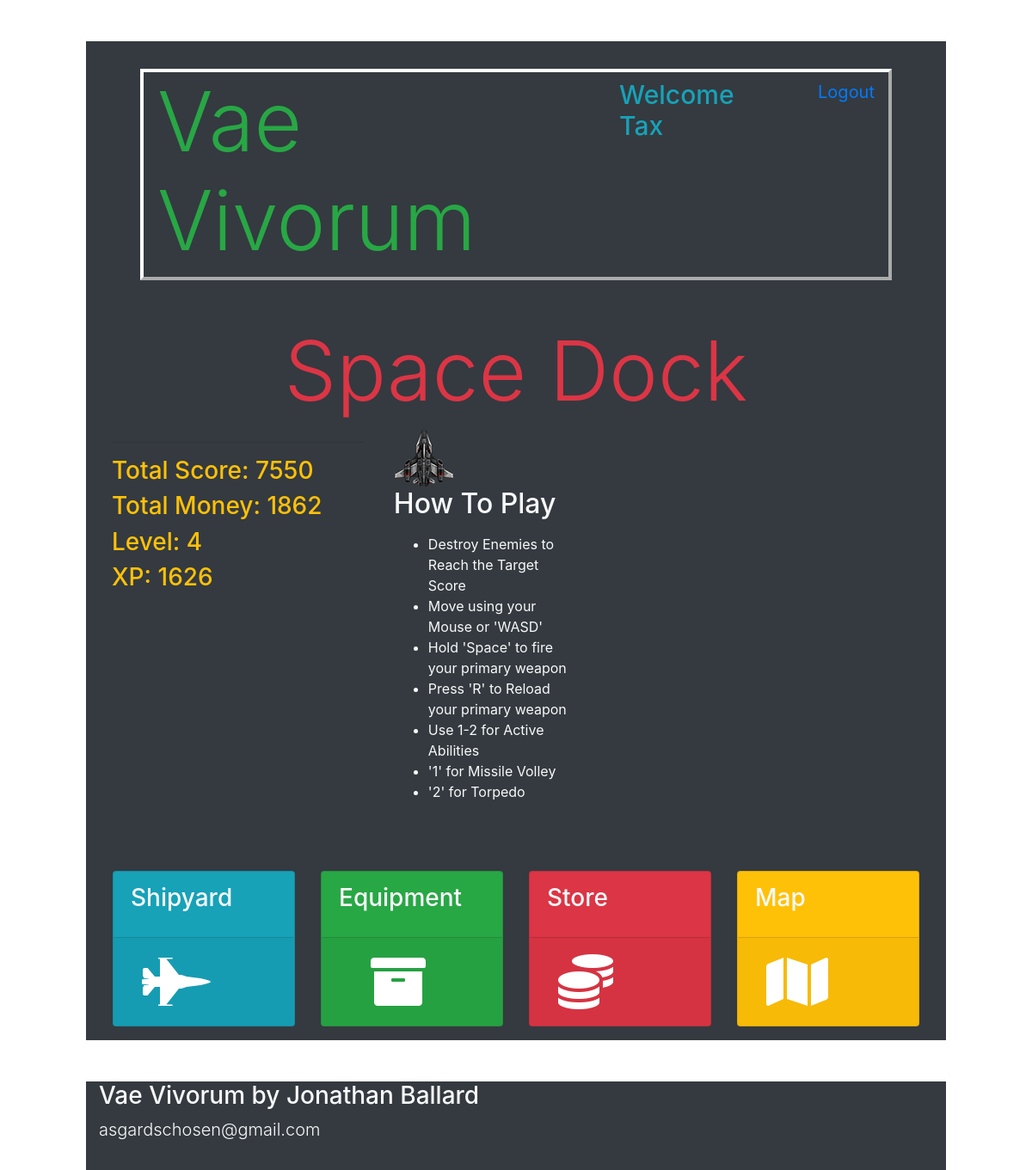
The app's page /dock (signed in), older data.
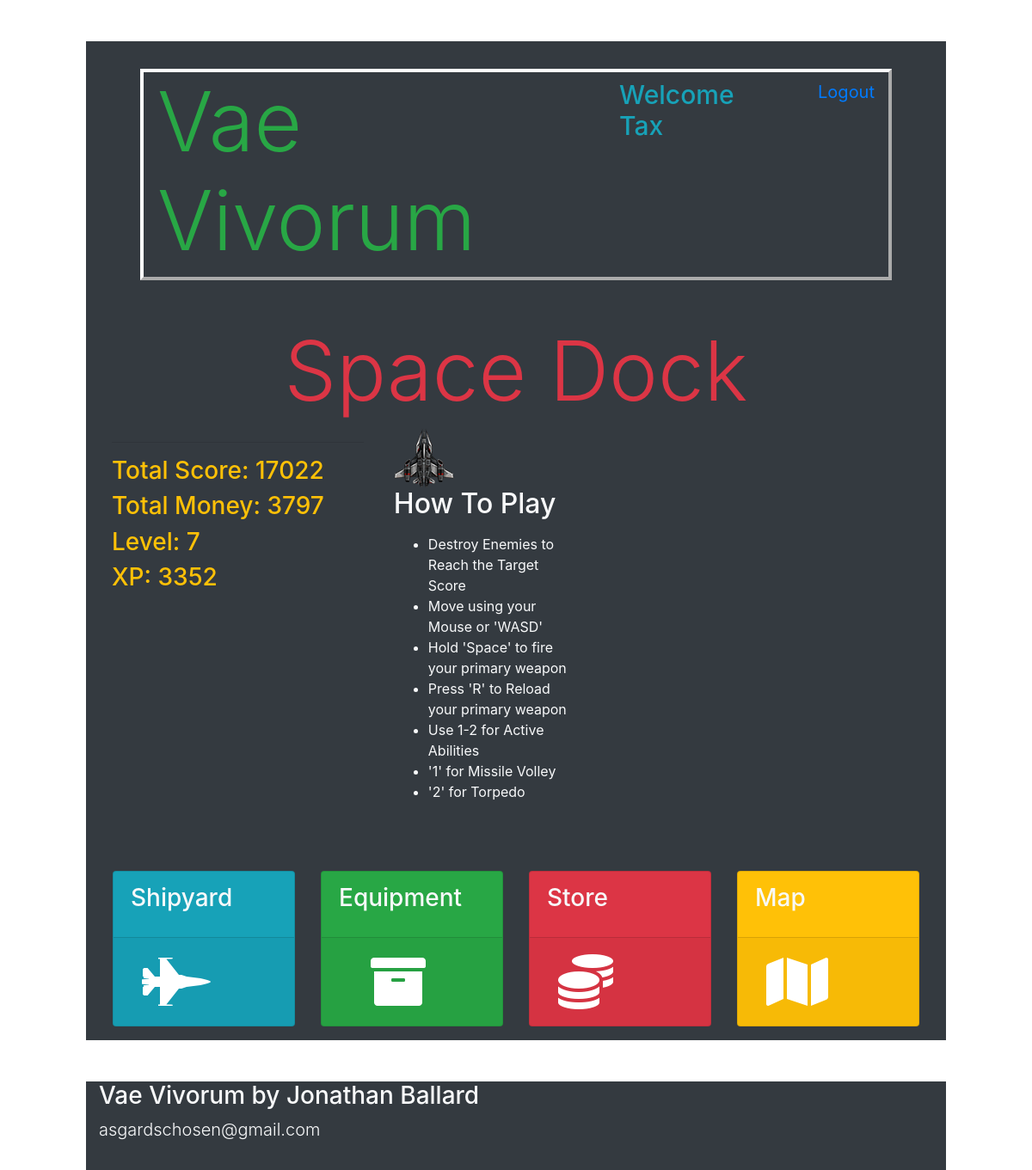
The same page, newer data.
### models.py (models this page shows)
class Users(db.Model):
    __tablename__ = "Users"
    id = db.Column(db.Integer, primary_key=True)
    username = db.Column(db.String(255))
    email = db.Column(db.String(255))
    password = db.Column(db.String(255))
    created_at = db.Column(db.DateTime)
    updated_at = db.Column(db.DateTime)
    current_kills = db.Column(db.Integer, default=0)
    current_score = db.Column(db.Integer, default=0)
    current_money = db.Column(db.Integer, default=0)
    current_xp = db.Column(db.Integer, default=0)
    current_level = db.Column(db.Integer, default=0)
    active_ship = db.Column(db.Integer, default=0)
    abilityPointsEarned = db.Column(db.Integer, default=0)
    abilityPointsSpent = db.Column(db.Integer, default = 0)
    passive1 = db.Column(db.Integer, default=0)
    passive2 = db.Column(db.Integer, default=0)
    passive3 = db.Column(db.Integer, default=0)
    passive4 = db.Column(db.Integer, default=0)
    passive5 = db.Column(db.Integer, default=0)
    passive6 = db.Column(db.Integer, default=0)
    passive7 = db.Column(db.Integer, default=0)
    passive8 = db.Column(db.Integer, default=0)
    passive9 = db.Column(db.Integer, default=0)
    passive10 = db.Column(db.Integer, default=0)
    passive11 = db.Column(db.Integer, default=0)
    passive12 = db.Column(db.Integer, default=0)
    passive13 = db.Column(db.Integer, default=0)
    passive14 = db.Column(db.Integer, default=0)
    passive15 = db.Column(db.Integer, default=0)
    passive16 = db.Column(db.Integer, default=0)
    passive17 = db.Column(db.Integer, default=0)
    passive18 = db.Column(db.Integer, default=0)
    passive19 = db.Column(db.Integer, default=0)
    passive20 = db.Column(db.Integer, default=0)
    character_active_ability_id = db.Column(db.Integer, db.ForeignKey("Active_Abilities.id", ondelete="cascade"))
    passive_abilities_this_user_has = db.relationship('User_Character', backref="characters_that_have_this_passive")

### app.py (the view)
@app.route('/dock')
def dock():
    if 'id' in session:
        loggedInUser = Users.query.get(session['id'])
    else:
        return redirect('/')
    print('CURRENT SESSION USER: ', session['id'])
    return render_template("dock.html", thisUser = loggedInUser)

### templates/dock.html (shortened to what this page needs)
<!DOCTYPE html>
<html lang="en">
<head>
    <link rel="stylesheet" href="https://stackpath.bootstrapcdn.com/bootstrap/4.4.1/css/bootstrap.min.css">
    <link rel="stylesheet" href="https://cdnjs.cloudflare.com/ajax/libs/font-awesome/5.11.2/css/all.css" />
    <link rel="stylesheet" type="text/css" href="{{ url_for('static', filename='css/style.css') }}">
</head>
<body>
    <div class="container bg-dark mt-5 text-warning pt-3 col-xl-10">
        <div id="topbar" class="d-flex flex-row mb-5 mx-5 mt-3 vaeBorder">
            <h1 class="display-1 d-inline-flex text-success ml-3">Vae Vivorum</h1>
            <h4 class="ml-auto d-inline-flex mt-2 text-info welcomeText" >Welcome {{ thisUser.username }}</h4>
            <a class="ml-5 d-inline-flex mt-2 mr-3 logoutLink" href="/logout">Logout</a>
        </div>
        <h1 class="display-1 text-center text-danger">Space Dock</h1>
        <div class="container col-xl-4 bg-dark align-top d-inline-block">
            <hr>
            <h3>Total Score: {{ thisUser.current_score }}</h3>
            <h3>Total Money: {{ thisUser.current_money }}</h3>
            <h3>Level: {{ thisUser.current_level }}</h3>
            <h3>XP: {{ thisUser.current_xp }}</h3>
        </div>
        <div class="container bg-dark text-light d-inline-block col-xl-3 align-top">
            <img class="d-inline-block align-top" id="playershipDashboard" src="../static/img/ships/player.png" alt="spaceship">
            <h2>How To Play</h2>
            <ul class="d-inline-block mt-2">
                <li>Destroy Enemies to Reach the Target Score</li>
                <li>Move using your Mouse or 'WASD'</li>
                <li>Hold 'Space' to fire your primary weapon</li>
                <li>Press 'R' to Reload your primary weapon</li>
                <li>Use 1-2 for Active Abilities</li>
                <li>'1' for Missile Volley</li>
                <li>'2' for Torpedo</li>
            </ul>
        </div>
        <div class="card-deck iconDiv mt-5 p-3">
            <div class="card iconCard bg-info">
                <div class="card-body">
                    <h3 class="card-subtitle mb-2 text-light">Shipyard</h3>
                </div>
                <div class="card-footer">
                    <a href="/ships"><i class="btn fas fa-4x fa-fighter-jet"></i></a>
                </div>
            </div>
            <div class="card iconCard bg-success">
                <div class="card-body">
                    <h3 class="card-subtitle mb-2 text-light">Equipment</h3>
                </div>
                <div class="card-footer">
                    <a href="/equipment"><i class="btn ml-4 fas fa-4x fa-archive"></i></a>
                </div>
            </div>
            <div class="card iconCard bg-danger">
                <div class="card-body">
                    <h3 class="card-subtitle mb-2 text-light">Store</h3>
                </div>
                <div class="card-footer">
                    <a href="/store"><i class="btn fas fa-4x fa-coins"></i></a>
                </div>
            </div>
            <div class="card iconCard bg-warning">
                <div class="card-body">
                    <h3 class="card-subtitle mb-2 text-light">Map</h3>
                </div>
                <div class="card-footer">
                    <a href="/map"><i class="btn fas fa-4x fa-map"></i></a>
                </div>
            </div>
        </div>
    </div>
    <div id="bottombar" class="container bg-dark col-xl-10 mt-5 pb-3 text-light">
        <h3>Vae Vivorum by Jonathan Ballard</h3>
        <p class="lead">asgardschosen@gmail.com</p>
    </div>
</body>
</html>

### static/css/style.css (style rules this page uses)
#playershipDashboard { width: 70px; height: 69px; }
.fas { color: white; }
.vaeBorder { border: 4px outset white; }
.logoutLink { font-size: 20px; }
.welcomeText { font-size: 30px; }

Row changes from the older to the newer data that the page shows:
changed Users "Tax": current_score "7550" → "17022"; current_money "1862" → "3797"; current_level "4" → "7"; current_xp "1626" → "3352"
